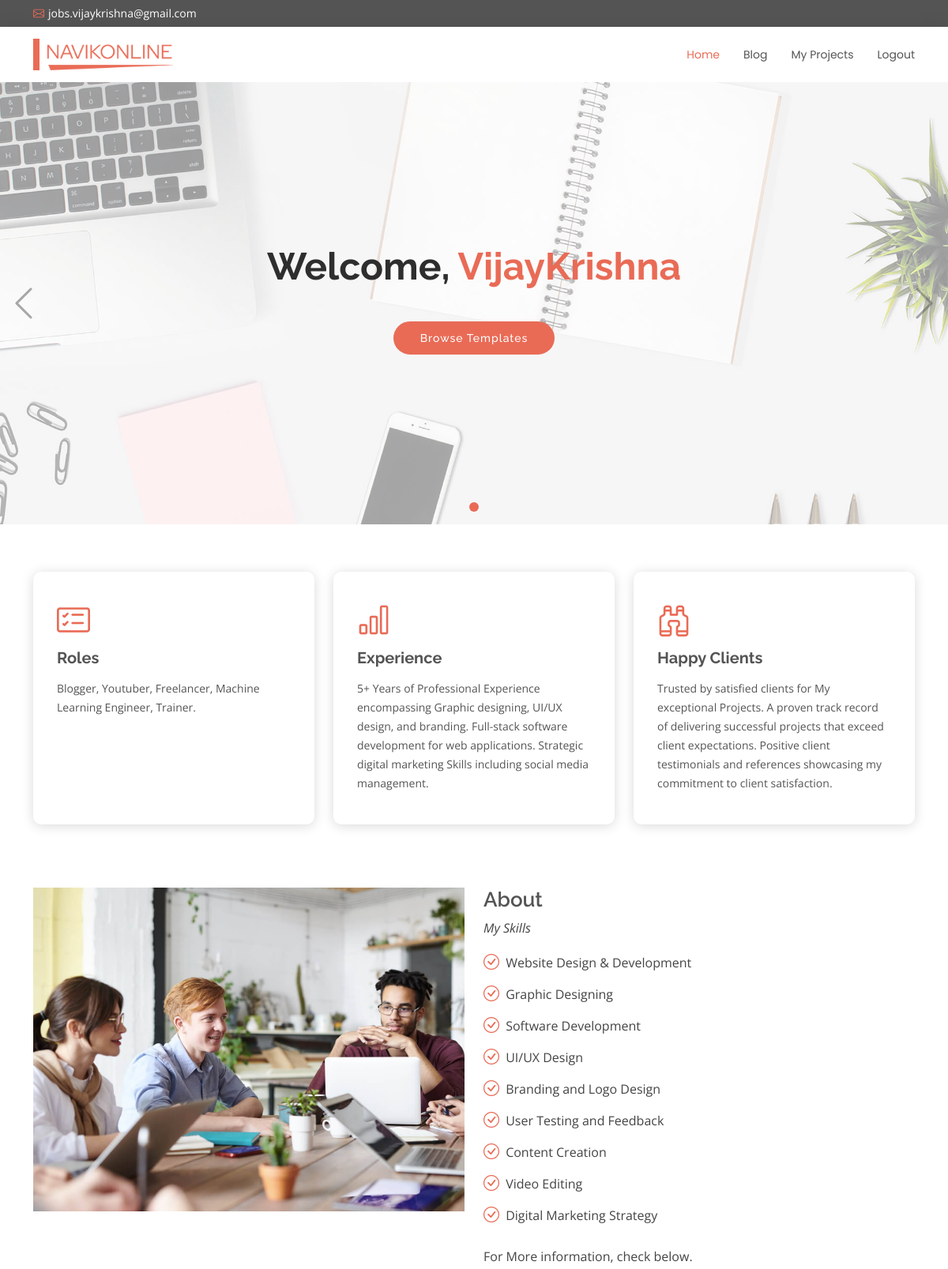
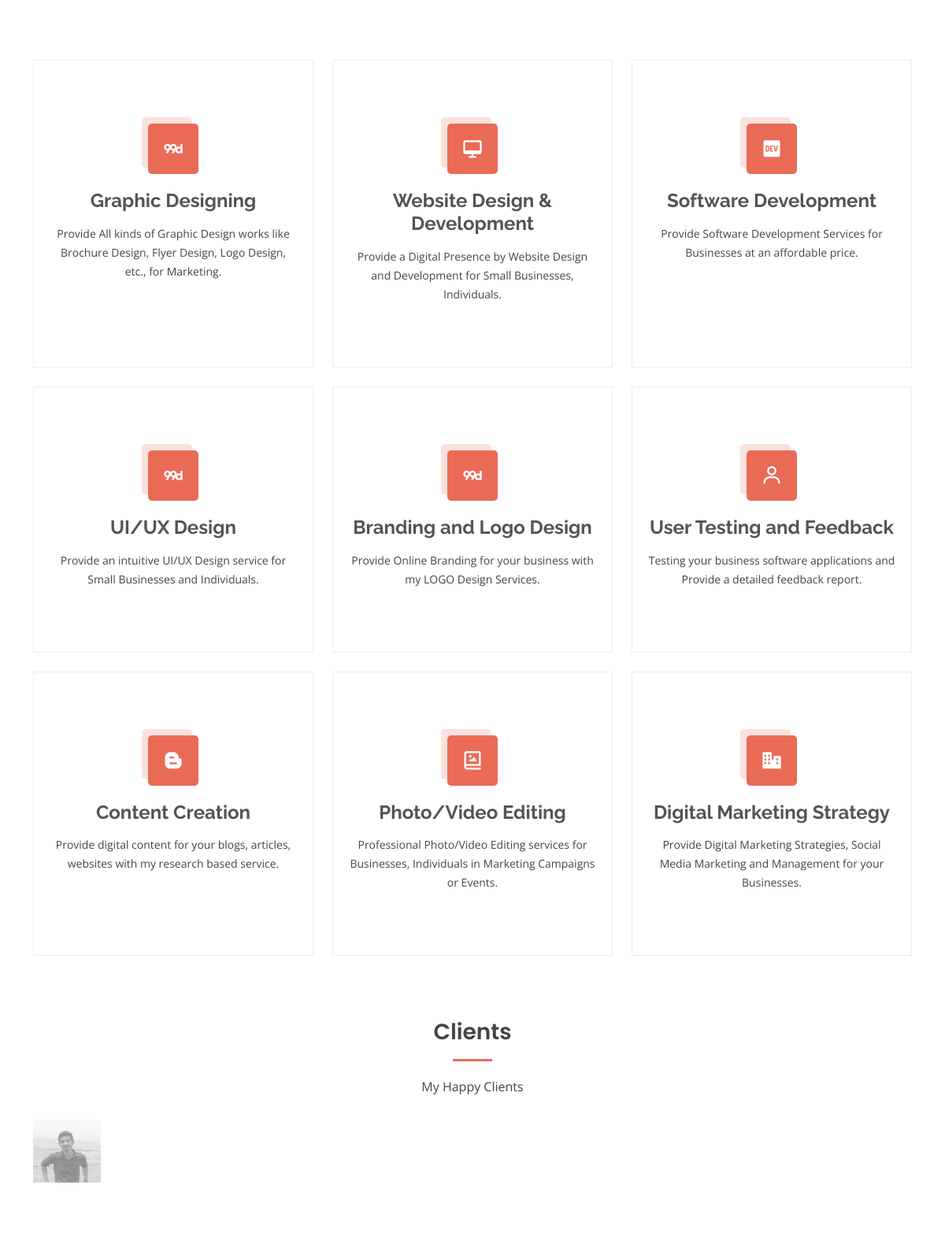
/ (signed in, upper part), run on the app's committed database (2 pictures, top to bottom).
### myapp/models.py (models this page shows, shortened)
class Feature(models.Model):
    name = models.CharField(max_length = 100)
    details = models.CharField(max_length =500)
    class meta:
        verbose_name = 'Feature'
        verbose_name_plural = 'Features'

### myapp/views.py (the view)
# urls.py: path('', views.pages.home, name = 'home'),
    @staticmethod
    def home(request):
        features = Feature.objects.all()[:3]
        products = Product.objects.all()
        context = {
            'feature1': features[0] if len(features) > 0 else None,
            'feature2': features[1] if len(features) > 1 else None,
            'feature3': features[2] if len(features) > 2 else None,
            'products': products
        }
        return render(request, 'templates/pages/index.html', context)

### templates/pages/index.html (shortened to what this page needs)
{% load static %}
<!DOCTYPE html>
<html lang="en">
<head>
  <link href="{% static 'assets/vendor/animate.css/animate.min.css' %}" rel="stylesheet">
  <link href="{% static 'assets/vendor/bootstrap/css/bootstrap.min.css' %}" rel="stylesheet">
  <link href="{% static 'assets/vendor/bootstrap-icons/bootstrap-icons.css' %}" rel="stylesheet">
  <link href="{% static 'assets/vendor/boxicons/css/boxicons.min.css' %}" rel="stylesheet">
  <link href="{% static 'assets/vendor/glightbox/css/glightbox.min.css' %}" rel="stylesheet">
  <link href="{% static 'assets/vendor/swiper/swiper-bundle.min.css' %}" rel="stylesheet">
  <link href="{% static 'assets/css/style.css' %}" rel="stylesheet">
</head>
<body>
  <section id="topbar" class="d-flex align-items-center">
    <div class="container d-flex justify-content-center justify-content-md-between">
      <div class="contact-info d-flex align-items-center">
        <i class="bi bi-envelope d-flex align-items-center"><a href="mailto:jobs.vijaykrishna@gmail.com">jobs.vijaykrishna@gmail.com</a></i>
      </div>
    </div>
  </section>
  <header id="header" class="d-flex align-items-center">
    <div class="container d-flex justify-content-between align-items-center">
      <div class="logo">
        <h1><a href="/"><img src="{% static 'assets/img/logo.png' %}" alt="logo"/></a></h1>
      </div>
      <nav id="navbar" class="navbar">
        <ul>
          {% if user.is_authenticated %}
          <li><a class="active" href="/">Home</a></li>
          <li><a href="{% url 'blog' %}">Blog</a></li>
          <li><a href="{% url 'Templates' %}">My Projects</a></li>
          <li><a href="{% url 'logout' %}">Logout</a></li>
          {% endif %}
        </ul>
      </nav>
    </div>
  </header>
  <section id="hero">
    <div class="hero-container">
      <div id="heroCarousel" data-bs-interval="5000" class="carousel slide carousel-fade" data-bs-ride="carousel">
        <ol class="carousel-indicators" id="hero-carousel-indicators"></ol>
        <div class="carousel-inner" role="listbox">
          <div class="carousel-item active" style="background-image: url(static/assets/img/slide/slide-1.jpg)">
            <div class="carousel-container">
              <div class="carousel-content">
                {% if user.is_authenticated %}
                <h2 class="animate__animated animate__fadeInDown">Welcome, <span>{{user.username}}</span></h2>
                <a href="{% url 'Templates' %}" class="btn-get-started animate__animated animate__fadeInUp">Browse Templates</a>
                {% else %}
                <h2 class="animate__animated animate__fadeInDown">My Personal<span> Portfolio</span></h2>
                <p class="animate__animated animate__fadeInUp">Want to talk?</p>
                <a href="{% url 'contact' %}" class="btn-get-started animate__animated animate__fadeInUp">Contact Me</a>
                {% endif %}
              </div>
            </div>
          </div>
        </div>
        <a class="carousel-control-prev" href="#heroCarousel" role="button" data-bs-slide="prev">
          <span class="carousel-control-prev-icon bi bi-chevron-left" aria-hidden="true"></span>
        </a>
        <a class="carousel-control-next" href="#heroCarousel" role="button" data-bs-slide="next">
          <span class="carousel-control-next-icon bi bi-chevron-right" aria-hidden="true"></span>
        </a>
      </div>
    </div>
  </section>
  <main id="main">
    <section id="featured" class="featured">
      <div class="container">
        <div class="row">
          <div class="col-lg-4">
            <div class="icon-box">
              <i class="bi bi-card-checklist"></i>
              <h3><a href="">{{feature1.name}}</a></h3>
              <p>{{feature1.details}}</p>
            </div>
          </div>
          <div class="col-lg-4 mt-4 mt-lg-0">
            <div class="icon-box">
              <i class="bi bi-bar-chart"></i>
              <h3><a href="">{{feature2.name}}</a></h3>
              <p>{{feature2.details}}</p>
            </div>
          </div>
          <div class="col-lg-4 mt-4 mt-lg-0">
            <div class="icon-box">
              <i class="bi bi-binoculars"></i>
              <h3><a href="">{{feature3.name}}</a></h3>
              <p>{{feature3.details}}</p>
            </div>
          </div>
        </div>
      </div>
    </section>
   <section id="about" class="about">
      <div class="container">
        <div class="row">
          <div class="col-lg-6">
            <img src="{% static 'assets/img/about.jpg' %}" class="img-fluid" alt="">
          </div>
          <div class="col-lg-6 pt-4 pt-lg-0 content">
            <h3>About</h3>
            <p class="fst-italic">
              My Skills
            </p>
            <ul>
              <li><i class="bi bi-check-circle"></i> Website Design & Development</li>
              <li><i class="bi bi-check-circle"></i> Graphic Designing</li>
              <li><i class="bi bi-check-circle"></i> Software Development</li>
              <li><i class="bi bi-check-circle"></i> UI/UX Design</li>
              <li><i class="bi bi-check-circle"></i> Branding and Logo Design</li>
              <li><i class="bi bi-check-circle"></i> User Testing and Feedback</li>
              <li><i class="bi bi-check-circle"></i> Content Creation</li>
              <li><i class="bi bi-check-circle"></i> Video Editing</li>
              <li><i class="bi bi-check-circle"></i> Digital Marketing Strategy</li>
            </ul>
            <p>
              For More information, check below.
            </p>
          </div>
        </div>
      </div>
    </section>
     <section id="services" class="services">
      <div class="container">
        <div class="row">
          <div class="col-lg-4 col-md-6 d-flex align-items-stretch">
            <div class="icon-box">
              <div class="icon"><i class="bx bxl-99designs"></i></div>
              <h4><a href="">Graphic Designing</a></h4>
              <p>Provide All kinds of Graphic Design works like Brochure Design, Flyer Design, Logo Design, etc., for Marketing. </p>
            </div>
          </div>
          <div class="col-lg-4 col-md-6 d-flex align-items-stretch mt-4 mt-md-0">
            <div class="icon-box">
              <div class="icon"><i class="bx bx-desktop"></i></div>
              <h4><a href="">Website Design & Development</a></h4>
              <p>Provide a Digital Presence by Website Design and Development for Small Businesses, Individuals. </p>
            </div>
          </div>
          <div class="col-lg-4 col-md-6 d-flex align-items-stretch mt-4 mt-lg-0">
            <div class="icon-box">
              <div class="icon"><i class="bx bxl-dev-to"></i></div>
              <h4><a href="">Software Development</a></h4>
              <p>Provide Software Development Services for Businesses at an affordable price. </p>
            </div>
          </div>
        </div>
        <div class="row">
          <div class="col-lg-4 col-md-6 d-flex align-items-stretch mt-4">
            <div class="icon-box">
              <div class="icon"><i class="bx bxl-99designs"></i></div>
              <h4><a href="">UI/UX Design</a></h4>
              <p>Provide an intuitive UI/UX Design service for Small Businesses and Individuals.</p>
            </div>
          </div>
          <div class="col-lg-4 col-md-6 d-flex align-items-stretch mt-4">
            <div class="icon-box">
              <div class="icon"><i class="bx bxl-99designs"></i></div>
              <h4><a href="">Branding and Logo Design</a></h4>
              <p>Provide Online Branding for your business with my LOGO Design Services. </p>
            </div>
          </div>
          <div class="col-lg-4 col-md-6 d-flex align-items-stretch mt-4">
            <div class="icon-box">
              <div class="icon"><i class="bx bx-user"></i></div>
              <h4><a href="">User Testing and Feedback</a></h4>
              <p>Testing your business software applications and Provide a detailed feedback report.</p>
            </div>
          </div>
        </div>
        <div class="row">
          <div class="col-lg-4 col-md-6 d-flex align-items-stretch mt-4">
            <div class="icon-box">
              <div class="icon"><i class="bx bxl-blogger"></i></div>
              <h4><a href="">Content Creation</a></h4>
              <p>Provide digital content for your blogs, articles, websites with my research based service. </p>
            </div>
          </div>
          <div class="col-lg-4 col-md-6 d-flex align-items-stretch mt-4">
            <div class="icon-box">
              <div class="icon"><i class="bx bx-photo-album"></i></div>
              <h4><a href="">Photo/Video Editing</a></h4>
              <p>Professional Photo/Video Editing services for Businesses, Individuals in Marketing Campaigns or Events. </p>
            </div>
          </div>
          <div class="col-lg-4 col-md-6 d-flex align-items-stretch mt-4">
            <div class="icon-box">
              <div class="icon"><i class="bx bxs-business"></i></div>
              <h4><a href="">Digital Marketing Strategy</a></h4>
              <p>Provide Digital Marketing Strategies, Social Media Marketing and Management for your Businesses.</p>
            </div>
          </div>
        </div>
      </div>
    </section>
     <section id="clients" class="clients">
      <div class="container">
        <div class="section-title">
          <h2>Clients</h2>
          <p>My Happy Clients</p>
        </div>
        <div class="clients-slider swiper">
          <div class="swiper-wrapper align-items-center">
            <div class="swiper-slide"><img src="{% static 'assets/img/clients/Sakasi.jpeg' %}" class="img-fluid" alt=""></div>
          </div>
        </div>
      </div>
    </section>
  </main>
</body>
</html>

### data on the page
Feature: name "Roles", details "Blogger, Youtuber, Freelancer, Machine Learning Engineer, Trainer."
Feature: name "Experience", details "5+ Years of Professional Experience encompassing Graphic designing, UI/UX design, and branding. Full-stack software development for web applications. Strategic digital marketing Skills including social media management."
Feature: name "Happy Clients", details "Trusted by satisfied clients for My exceptional Projects. A proven track record of delivering successful projects that exceed client expectations. Positive client testimonials and references showcasing my commitment to client satisfaction."

### other printed values
{{ user.username }} "VijayKrishna"
